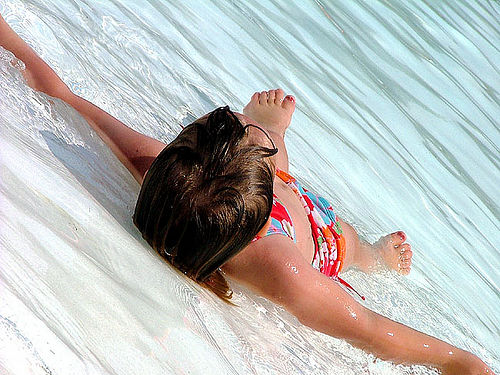
#> input picture images/667626_18933d713e.jpg, 500 x 375 px
$ jupyter execute souce.ipynb
#> lines starting #> are read from the running program, lines starting #| are printed output that depends on the picture; after the words box and inside, x2 and y2 are one past the last pixel; in counts of white or black regions, pixels touching at a corner belong together
IMPORTING THE DEPENDENCIES

[cell 1]
import numpy as np
import cv2
import matplotlib.pyplot as plt

CREATING A FUNCTION TO READ THE FILES

[cell 2]
def read_file(filename):
#> called with filename = 'images/667626_18933d713e.jpg'
    img=cv2.imread(filename)
#> img is the input picture: shape (375, 500, 3); mean B, G, R 187.1, 189.4, 187.8
    plt.imshow(img)

    plt.show()
    return img

[cell 3]
filename='images/667626_18933d713e.jpg'
img=read_file(filename)

MASKING THE EDGE

[cell 4]
def edge_mask(img,line_size,blur_value):
#> called with line_size = 7, blur_value = 7
    gray=cv2.cvtColor(img,cv2.COLOR_RGB2GRAY)
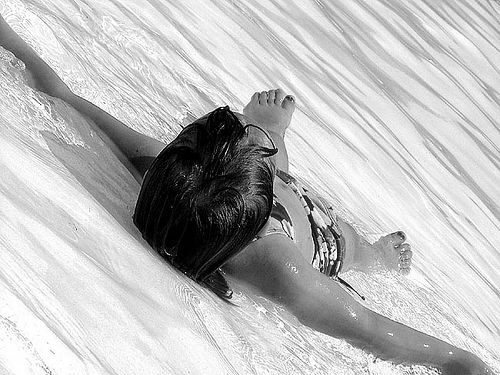
#> gray: shape (375, 500); min 0, max 255, mean 188.5
    gray_blur=cv2.medianBlur(gray,blur_value)
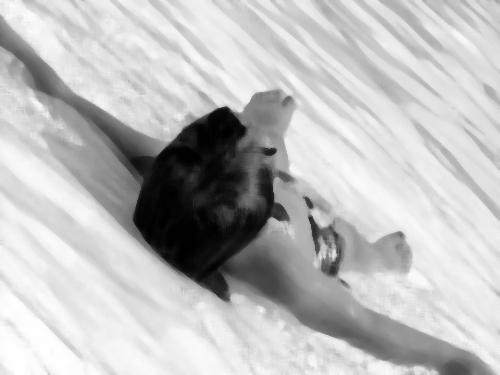
#> gray_blur: shape (375, 500); min 0, max 255, mean 189.4
    edges=cv2.adaptiveThreshold(gray_blur,255,cv2.ADAPTIVE_THRESH_MEAN_C,cv2.THRESH_BINARY,line_size,blur_value)
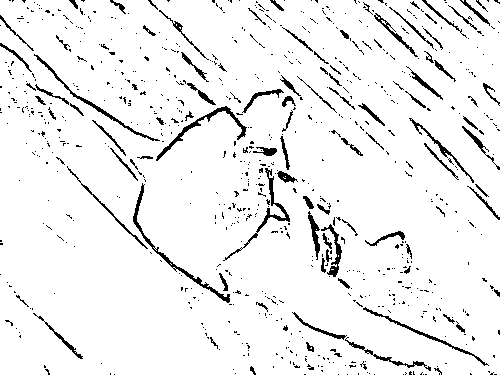
#> edges: shape (375, 500); 93.7% white; black in thin lines or dots

    return edges

[cell 5]
line_size,blur_value=7,7
edges=edge_mask(img,line_size,blur_value)
plt.imshow(edges,cmap='binary')

REDUCDE THE CLOUR PALLETE

[cell 6]
def colour_quantization(image,k):
    #Transform the image
#> called with k = 5
    data=np.float32(img).reshape((-1,3))
    #Determine Criteria
    criteria=(cv2.TermCriteria_EPS+cv2.TERM_CRITERIA_MAX_ITER,20,0.01)
    # Implementing K-Means
    ret,label,center=cv2.kmeans(data,k, None,criteria,10,cv2.KMEANS_RANDOM_CENTERS)
#> ret = 187025514.1; center = [[241, 239.9, 226.2], [75.18, 94.95, 157.5], [211, 209.3, 190.5], [150.5, 159, 179.9], [11.44, 15.99, 28.41]]
    center=np.uint8(center)
#> center = [[241, 239, 226], [75, 94, 157], [211, 209, 190], [150, 159, 179], [11, 15, 28]]
    result=center[label.flatten()]
    result=result.reshape(img.shape)
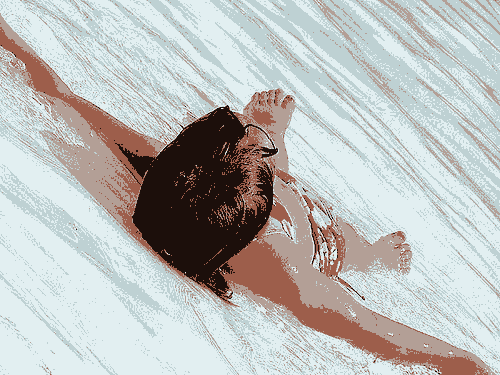
#> result: shape (375, 500, 3); mean B, G, R 187, 188.8, 187.4

    return result

[cell 7]
img=colour_quantization(img,k=5 )
plt.imshow(img)
plt.show()

[cell 8]
# Reduce the noise
blurred=cv2.bilateralFilter(img,d=7,sigmaColor=200,sigmaSpace=200)
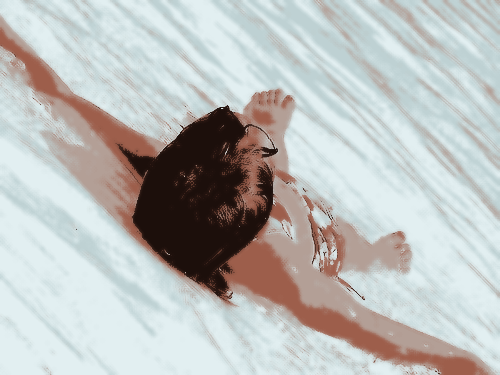
#> blurred: shape (375, 500, 3); mean B, G, R 187.2, 189, 187.4

plt.imshow(blurred)
plt.show()

COMBINE EDGE MASK WITH THE QUANTIZING

[cell 9]
def cartoon():
    c=cv2.bitwise_and(blurred,blurred,mask=edges)
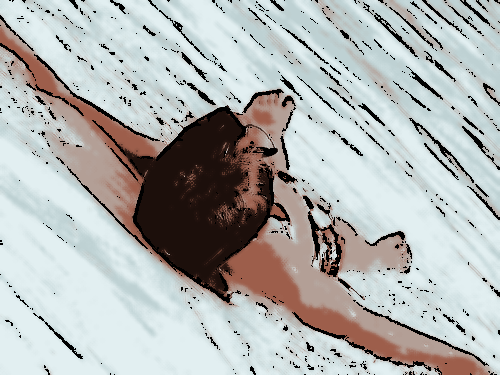
#> c: shape (375, 500, 3); mean B, G, R 178, 179.4, 177.2
    plt.imshow(c)
    plt.show()

$ run again, with images/3637013_c675de7705.jpg copied over images/667626_18933d713e.jpg
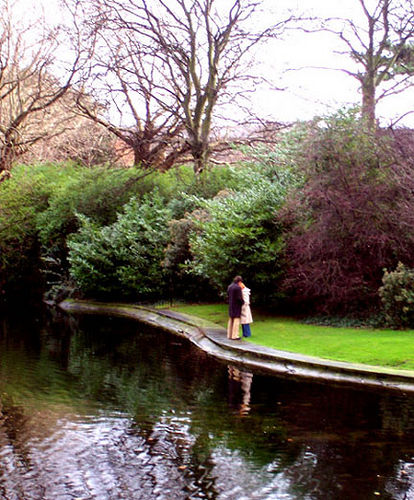
#> input picture images/3637013_c675de7705.jpg, 414 x 500 px
#> in read_file, img is the input picture: shape (500, 414, 3); mean B, G, R 98.9, 110.8, 119
#> in edge_mask, `edges=cv2.adaptiveThreshold(gray_blur,255,cv2.ADAPTIVE_THRESH_MEAN_C,c..`:
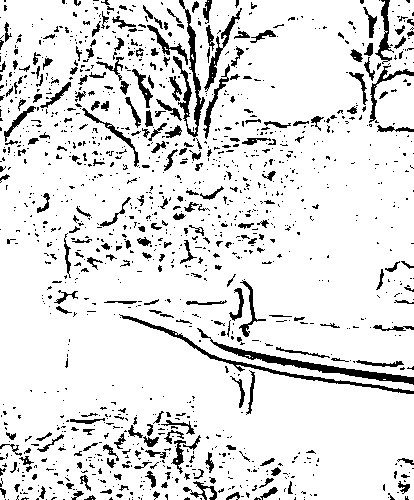
#> edges: shape (500, 414); 88.7% white; 1333 black regions (1072 under 20 px), largest, box (x1, y1, x2, y2) and area: (197, 328, 414, 385) 1368, (119, 314, 414, 394) 1073, (173, 0, 205, 137) 998
#> in colour_quantization, `ret,label,center=cv2.kmeans(data,k, None,criteria,10,cv2.KMEANS_RANDOM..`: ret = 235041768.4; center = [[7.64, 14.44, 24.93], [243.4, 240.5, 244.7], [96.41, 132, 133.3], [170.9, 171.5, 186], [49.82, 68.64, 79.93]]
#> in colour_quantization, `center=np.uint8(center)`: center = [[7, 14, 24], [243, 240, 244], [96, 132, 133], [170, 171, 186], [49, 68, 79]]
#> in cartoon, `c=cv2.bitwise_and(blurred,blurred,mask=edges)`:
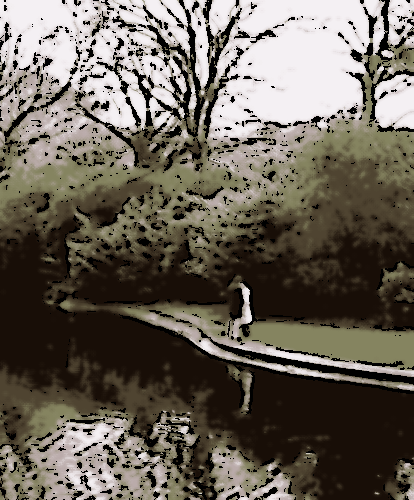
#> c: shape (500, 414, 3); mean B, G, R 87.6, 98, 105.1
